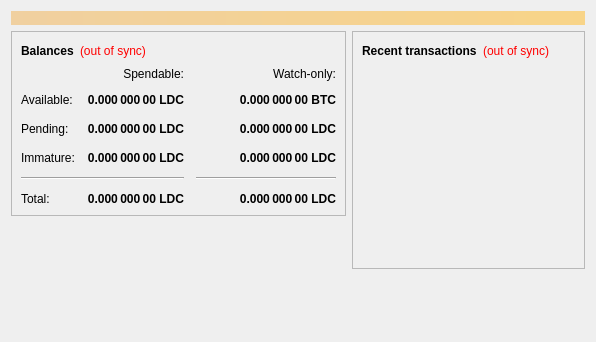
<?xml version="1.0" encoding="UTF-8"?>
<ui version="4.0">
 <class>OverviewPage</class>
 <widget class="QWidget" name="OverviewPage">
  <property name="geometry">
   <rect>
    <x>0</x>
    <y>0</y>
    <width>596</width>
    <height>342</height>
   </rect>
  </property>
  <property name="windowTitle">
   <string>Form</string>
  </property>
  <layout class="QVBoxLayout" name="topLayout">
   <item>
    <widget class="QLabel" name="labelAlerts">
     <property name="visible">
      <bool>false</bool>
     </property>
     <property name="styleSheet">
      <string notr="true">background-color: qlineargradient(x1: 0, y1: 0, x2: 1, y2: 0, stop:0 #F0D0A0, stop:1 #F8D488); color:#000000;</string>
     </property>
     <property name="wordWrap">
      <bool>true</bool>
     </property>
     <property name="margin">
      <number>3</number>
     </property>
    </widget>
   </item>
   <item>
    <layout class="QHBoxLayout" name="horizontalLayout" stretch="1,1">
     <item>
      <layout class="QVBoxLayout" name="verticalLayout_2">
       <item>
        <widget class="QFrame" name="frame">
         <property name="frameShape">
          <enum>QFrame::StyledPanel</enum>
         </property>
         <property name="frameShadow">
          <enum>QFrame::Raised</enum>
         </property>
         <layout class="QVBoxLayout" name="verticalLayout_4">
          <item>
           <layout class="QHBoxLayout" name="horizontalLayout_4">
            <item>
             <widget class="QLabel" name="label_5">
              <property name="font">
               <font>
                <weight>75</weight>
                <bold>true</bold>
               </font>
              </property>
              <property name="text">
               <string>Balances</string>
              </property>
             </widget>
            </item>
            <item>
             <widget class="QLabel" name="labelWalletStatus">
              <property name="cursor">
               <cursorShape>WhatsThisCursor</cursorShape>
              </property>
              <property name="toolTip">
               <string>The displayed information may be out of date. Your wallet automatically synchronizes with the Ladacoin network after a connection is established, but this process has not completed yet.</string>
              </property>
              <property name="styleSheet">
               <string notr="true">QLabel { color: red; }</string>
              </property>
              <property name="text">
               <string notr="true">(out of sync)</string>
              </property>
              <property name="alignment">
               <set>Qt::AlignLeading|Qt::AlignLeft|Qt::AlignVCenter</set>
              </property>
             </widget>
            </item>
            <item>
             <spacer name="horizontalSpacer_3">
              <property name="orientation">
               <enum>Qt::Horizontal</enum>
              </property>
              <property name="sizeHint" stdset="0">
               <size>
                <width>40</width>
                <height>20</height>
               </size>
              </property>
             </spacer>
            </item>
           </layout>
          </item>
          <item>
           <layout class="QGridLayout" name="gridLayout">
            <property name="spacing">
             <number>12</number>
            </property>
            <item row="2" column="2">
             <widget class="QLabel" name="labelWatchPending">
              <property name="font">
               <font>
                <weight>75</weight>
                <bold>true</bold>
               </font>
              </property>
              <property name="cursor">
               <cursorShape>IBeamCursor</cursorShape>
              </property>
              <property name="toolTip">
               <string>Unconfirmed transactions to watch-only addresses</string>
              </property>
              <property name="text">
               <string notr="true">0.000 000 00 LDC</string>
              </property>
              <property name="alignment">
               <set>Qt::AlignRight|Qt::AlignTrailing|Qt::AlignVCenter</set>
              </property>
              <property name="textInteractionFlags">
               <set>Qt::LinksAccessibleByMouse|Qt::TextSelectableByKeyboard|Qt::TextSelectableByMouse</set>
              </property>
             </widget>
            </item>
            <item row="2" column="1">
             <widget class="QLabel" name="labelUnconfirmed">
              <property name="font">
               <font>
                <weight>75</weight>
                <bold>true</bold>
               </font>
              </property>
              <property name="cursor">
               <cursorShape>IBeamCursor</cursorShape>
              </property>
              <property name="toolTip">
               <string>Total of transactions that have yet to be confirmed, and do not yet count toward the spendable balance</string>
              </property>
              <property name="text">
               <string notr="true">0.000 000 00 LDC</string>
              </property>
              <property name="alignment">
               <set>Qt::AlignRight|Qt::AlignTrailing|Qt::AlignVCenter</set>
              </property>
              <property name="textInteractionFlags">
               <set>Qt::LinksAccessibleByMouse|Qt::TextSelectableByKeyboard|Qt::TextSelectableByMouse</set>
              </property>
             </widget>
            </item>
            <item row="3" column="2">
             <widget class="QLabel" name="labelWatchImmature">
              <property name="font">
               <font>
                <weight>75</weight>
                <bold>true</bold>
               </font>
              </property>
              <property name="cursor">
               <cursorShape>IBeamCursor</cursorShape>
              </property>
              <property name="toolTip">
               <string>Mined balance in watch-only addresses that has not yet matured</string>
              </property>
              <property name="text">
               <string notr="true">0.000 000 00 LDC</string>
              </property>
              <property name="alignment">
               <set>Qt::AlignRight|Qt::AlignTrailing|Qt::AlignVCenter</set>
              </property>
              <property name="textInteractionFlags">
               <set>Qt::LinksAccessibleByMouse|Qt::TextSelectableByKeyboard|Qt::TextSelectableByMouse</set>
              </property>
             </widget>
            </item>
            <item row="4" column="0" colspan="2">
             <widget class="Line" name="line">
              <property name="orientation">
               <enum>Qt::Horizontal</enum>
              </property>
             </widget>
            </item>
            <item row="4" column="2">
             <widget class="Line" name="lineWatchBalance">
              <property name="sizePolicy">
               <sizepolicy hsizetype="Preferred" vsizetype="Fixed">
                <horstretch>0</horstretch>
                <verstretch>0</verstretch>
               </sizepolicy>
              </property>
              <property name="minimumSize">
               <size>
                <width>140</width>
                <height>0</height>
               </size>
              </property>
              <property name="orientation">
               <enum>Qt::Horizontal</enum>
              </property>
             </widget>
            </item>
            <item row="5" column="0">
             <widget class="QLabel" name="labelTotalText">
              <property name="text">
               <string>Total:</string>
              </property>
             </widget>
            </item>
            <item row="3" column="1">
             <widget class="QLabel" name="labelImmature">
              <property name="font">
               <font>
                <weight>75</weight>
                <bold>true</bold>
               </font>
              </property>
              <property name="cursor">
               <cursorShape>IBeamCursor</cursorShape>
              </property>
              <property name="toolTip">
               <string>Mined balance that has not yet matured</string>
              </property>
              <property name="text">
               <string notr="true">0.000 000 00 LDC</string>
              </property>
              <property name="alignment">
               <set>Qt::AlignRight|Qt::AlignTrailing|Qt::AlignVCenter</set>
              </property>
              <property name="textInteractionFlags">
               <set>Qt::LinksAccessibleByMouse|Qt::TextSelectableByKeyboard|Qt::TextSelectableByMouse</set>
              </property>
             </widget>
            </item>
            <item row="2" column="3">
             <spacer name="horizontalSpacer_2">
              <property name="orientation">
               <enum>Qt::Horizontal</enum>
              </property>
              <property name="sizeHint" stdset="0">
               <size>
                <width>40</width>
                <height>20</height>
               </size>
              </property>
             </spacer>
            </item>
            <item row="3" column="0">
             <widget class="QLabel" name="labelImmatureText">
              <property name="text">
               <string>Immature:</string>
              </property>
             </widget>
            </item>
            <item row="5" column="1">
             <widget class="QLabel" name="labelTotal">
              <property name="font">
               <font>
                <weight>75</weight>
                <bold>true</bold>
               </font>
              </property>
              <property name="cursor">
               <cursorShape>IBeamCursor</cursorShape>
              </property>
              <property name="toolTip">
               <string>Your current total balance</string>
              </property>
              <property name="text">
               <string notr="true">0.000 000 00 LDC</string>
              </property>
              <property name="alignment">
               <set>Qt::AlignRight|Qt::AlignTrailing|Qt::AlignVCenter</set>
              </property>
              <property name="textInteractionFlags">
               <set>Qt::LinksAccessibleByMouse|Qt::TextSelectableByKeyboard|Qt::TextSelectableByMouse</set>
              </property>
             </widget>
            </item>
            <item row="5" column="2">
             <widget class="QLabel" name="labelWatchTotal">
              <property name="font">
               <font>
                <weight>75</weight>
                <bold>true</bold>
               </font>
              </property>
              <property name="cursor">
               <cursorShape>IBeamCursor</cursorShape>
              </property>
              <property name="toolTip">
               <string>Current total balance in watch-only addresses</string>
              </property>
              <property name="text">
               <string notr="true">0.000 000 00 LDC</string>
              </property>
              <property name="alignment">
               <set>Qt::AlignRight|Qt::AlignTrailing|Qt::AlignVCenter</set>
              </property>
              <property name="textInteractionFlags">
               <set>Qt::LinksAccessibleByMouse|Qt::TextSelectableByKeyboard|Qt::TextSelectableByMouse</set>
              </property>
             </widget>
            </item>
            <item row="0" column="2">
             <widget class="QLabel" name="labelWatchonly">
              <property name="text">
               <string>Watch-only:</string>
              </property>
              <property name="alignment">
               <set>Qt::AlignRight|Qt::AlignTrailing|Qt::AlignVCenter</set>
              </property>
             </widget>
            </item>
            <item row="1" column="0">
             <widget class="QLabel" name="labelBalanceText">
              <property name="text">
               <string>Available:</string>
              </property>
             </widget>
            </item>
            <item row="1" column="1">
             <widget class="QLabel" name="labelBalance">
              <property name="font">
               <font>
                <weight>75</weight>
                <bold>true</bold>
               </font>
              </property>
              <property name="cursor">
               <cursorShape>IBeamCursor</cursorShape>
              </property>
              <property name="toolTip">
               <string>Your current spendable balance</string>
              </property>
              <property name="text">
               <string notr="true">0.000 000 00 LDC</string>
              </property>
              <property name="alignment">
               <set>Qt::AlignRight|Qt::AlignTrailing|Qt::AlignVCenter</set>
              </property>
              <property name="textInteractionFlags">
               <set>Qt::LinksAccessibleByMouse|Qt::TextSelectableByKeyboard|Qt::TextSelectableByMouse</set>
              </property>
             </widget>
            </item>
            <item row="1" column="2">
             <widget class="QLabel" name="labelWatchAvailable">
              <property name="font">
               <font>
                <weight>75</weight>
                <bold>true</bold>
               </font>
              </property>
              <property name="cursor">
               <cursorShape>IBeamCursor</cursorShape>
              </property>
              <property name="toolTip">
               <string>Your current balance in watch-only addresses</string>
              </property>
              <property name="text">
               <string notr="true">0.000 000 00 BTC</string>
              </property>
              <property name="alignment">
               <set>Qt::AlignRight|Qt::AlignTrailing|Qt::AlignVCenter</set>
              </property>
              <property name="textInteractionFlags">
               <set>Qt::LinksAccessibleByMouse|Qt::TextSelectableByKeyboard|Qt::TextSelectableByMouse</set>
              </property>
             </widget>
            </item>
            <item row="2" column="0">
             <widget class="QLabel" name="labelPendingText">
              <property name="text">
               <string>Pending:</string>
              </property>
             </widget>
            </item>
            <item row="0" column="1">
             <widget class="QLabel" name="labelSpendable">
              <property name="text">
               <string>Spendable:</string>
              </property>
              <property name="alignment">
               <set>Qt::AlignRight|Qt::AlignTrailing|Qt::AlignVCenter</set>
              </property>
             </widget>
            </item>
           </layout>
          </item>
         </layout>
        </widget>
       </item>
       <item>
        <spacer name="verticalSpacer">
         <property name="orientation">
          <enum>Qt::Vertical</enum>
         </property>
         <property name="sizeHint" stdset="0">
          <size>
           <width>20</width>
           <height>40</height>
          </size>
         </property>
        </spacer>
       </item>
      </layout>
     </item>
     <item>
      <layout class="QVBoxLayout" name="verticalLayout_3">
       <item>
        <widget class="QFrame" name="frame_2">
         <property name="frameShape">
          <enum>QFrame::StyledPanel</enum>
         </property>
         <property name="frameShadow">
          <enum>QFrame::Raised</enum>
         </property>
         <layout class="QVBoxLayout" name="verticalLayout">
          <item>
           <layout class="QHBoxLayout" name="horizontalLayout_2">
            <item>
             <widget class="QLabel" name="label_4">
              <property name="font">
               <font>
                <weight>75</weight>
                <bold>true</bold>
               </font>
              </property>
              <property name="text">
               <string>Recent transactions</string>
              </property>
             </widget>
            </item>
            <item>
             <widget class="QLabel" name="labelTransactionsStatus">
              <property name="cursor">
               <cursorShape>WhatsThisCursor</cursorShape>
              </property>
              <property name="toolTip">
               <string>The displayed information may be out of date. Your wallet automatically synchronizes with the Ladacoin network after a connection is established, but this process has not completed yet.</string>
              </property>
              <property name="styleSheet">
               <string notr="true">QLabel { color: red; }</string>
              </property>
              <property name="text">
               <string notr="true">(out of sync)</string>
              </property>
              <property name="alignment">
               <set>Qt::AlignRight|Qt::AlignTrailing|Qt::AlignVCenter</set>
              </property>
             </widget>
            </item>
            <item>
             <spacer name="horizontalSpacer">
              <property name="orientation">
               <enum>Qt::Horizontal</enum>
              </property>
              <property name="sizeHint" stdset="0">
               <size>
                <width>40</width>
                <height>20</height>
               </size>
              </property>
             </spacer>
            </item>
           </layout>
          </item>
          <item>
           <widget class="QListView" name="listTransactions">
            <property name="styleSheet">
             <string notr="true">QListView { background: transparent; }</string>
            </property>
            <property name="frameShape">
             <enum>QFrame::NoFrame</enum>
            </property>
            <property name="verticalScrollBarPolicy">
             <enum>Qt::ScrollBarAlwaysOff</enum>
            </property>
            <property name="horizontalScrollBarPolicy">
             <enum>Qt::ScrollBarAlwaysOff</enum>
            </property>
            <property name="selectionMode">
             <enum>QAbstractItemView::NoSelection</enum>
            </property>
           </widget>
          </item>
         </layout>
        </widget>
       </item>
       <item>
        <spacer name="verticalSpacer_2">
         <property name="orientation">
          <enum>Qt::Vertical</enum>
         </property>
         <property name="sizeHint" stdset="0">
          <size>
           <width>20</width>
           <height>40</height>
          </size>
         </property>
        </spacer>
       </item>
      </layout>
     </item>
    </layout>
   </item>
  </layout>
 </widget>
 <resources/>
 <connections/>
</ui>
